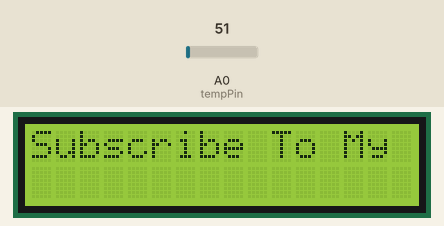
Recording of a sketch running on a simulated Arduino Uno, built with avr-gcc and run on an emulated ATmega328P. Parts: 16×2 character LCD. The inputs (shaded band) are chosen by the test bench; at power-on: A0 (tempPin) = 51. What the sketch prints to the serial monitor is not drawn.

Above: at 0.1 s.
At 0.5 s:
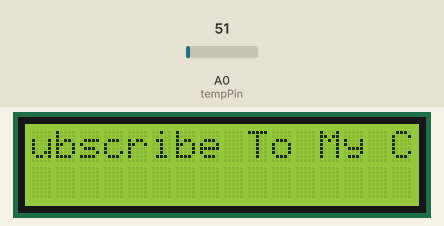
At 12.3 s:
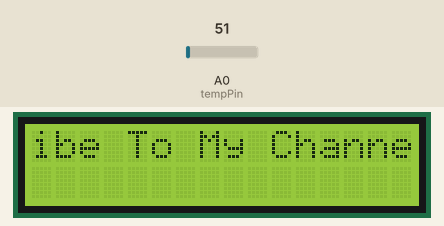
At 15.2 s:
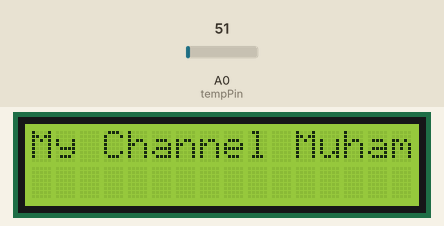
At 18.5 s:
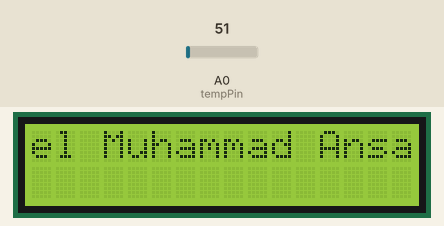
At 24.7 s:
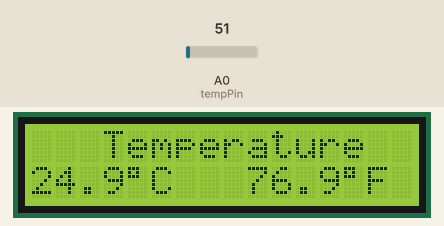

The sketch:

temp_meter.ino
```cpp
//Temperature Monitoring System using Arduino, LM35 and Hc-05
#include <SoftwareSerial.h>
SoftwareSerial mySerial(8, 9); // RX, TX

#include <LiquidCrystal.h>
LiquidCrystal lcd(2,3,4,5,6,7);
int tempPin = A0;   // the output pin of LM35

int read_ADC= 0;
double temp = 0;
double tempC = 0;
double tempF = 0;

String line1 = "Subscribe To My Channel Muhammad Ansar"; // Scrolling line

void setup() {
Serial.begin(9600);
mySerial.begin(9600);
Serial.println("Ready");
mySerial.println("Ready");

pinMode(tempPin, INPUT);
lcd.begin(16,2);

for(int i=0; i>-60; i-= 1){
lcd.clear();
lcd.setCursor(i, 0);
lcd.print(line1);
delay(400);
 }
lcd.clear();
}

void loop(){
read_ADC =0;

for (int i=0; i < 100; i++){
read_ADC = read_ADC+ analogRead(tempPin);
delay(1);
}
read_ADC = read_ADC/100;
temp = (read_ADC / 1023.0) * 5000; // 5000 to get millivots.
tempC = temp * 0.1; // 500 is the offset
tempF = (tempC * 1.8) + 32; // conver to F

lcd.setCursor(0,0);
lcd.print("   Temperature  ");
lcd.setCursor(0,1);
lcd.print(tempC,1);
lcd.print((char)223); //degree symbol
lcd.print("C  ");

lcd.setCursor(9,1);
lcd.print(tempF,1);
lcd.print((char)223); //degree symbol
lcd.print("F  ");

mySerial.print("S");
mySerial.print(";");
mySerial.print(tempC,0); //send distance to MIT App
mySerial.print(";");
mySerial.print(tempF,0); //send distance to MIT App
mySerial.println(";");

delay(1000);
}
```

Measured:
- what the display in image 1 shows lasts 10.2 s, from 0.5 s to 10.7 s
- what the display in image 2 shows lasts 0.4 s, from 12.3 s to 12.7 s
